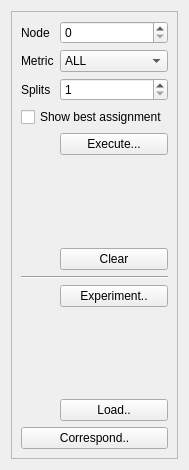
<?xml version="1.0" encoding="UTF-8"?>
<ui version="4.0">
 <class>ddtt_widget</class>
 <widget class="QWidget" name="ddtt_widget">
  <property name="geometry">
   <rect>
    <x>0</x>
    <y>0</y>
    <width>168</width>
    <height>470</height>
   </rect>
  </property>
  <property name="windowTitle">
   <string>Form</string>
  </property>
  <layout class="QVBoxLayout" name="verticalLayout">
   <item>
    <widget class="QFrame" name="frame">
     <property name="frameShape">
      <enum>QFrame::StyledPanel</enum>
     </property>
     <property name="frameShadow">
      <enum>QFrame::Raised</enum>
     </property>
     <layout class="QFormLayout" name="formLayout">
      <item row="4" column="1">
       <widget class="QPushButton" name="testButton">
        <property name="text">
         <string>Execute...</string>
        </property>
       </widget>
      </item>
      <item row="1" column="1">
       <widget class="QComboBox" name="metricBox">
        <item>
         <property name="text">
          <string>ALL</string>
         </property>
        </item>
        <item>
         <property name="text">
          <string>POSITIONAL</string>
         </property>
        </item>
        <item>
         <property name="text">
          <string>HEIGHT</string>
         </property>
        </item>
        <item>
         <property name="text">
          <string>ROTATIONAL</string>
         </property>
        </item>
        <item>
         <property name="text">
          <string>SCALING</string>
         </property>
        </item>
        <item>
         <property name="text">
          <string>STRUCTURE</string>
         </property>
        </item>
        <item>
         <property name="text">
          <string>DISTORTION</string>
         </property>
        </item>
       </widget>
      </item>
      <item row="1" column="0">
       <widget class="QLabel" name="label_2">
        <property name="text">
         <string>Metric</string>
        </property>
       </widget>
      </item>
      <item row="0" column="0">
       <widget class="QLabel" name="label">
        <property name="text">
         <string>Node</string>
        </property>
       </widget>
      </item>
      <item row="0" column="1">
       <widget class="QSpinBox" name="nodeIndex"/>
      </item>
      <item row="2" column="0">
       <widget class="QLabel" name="label_3">
        <property name="text">
         <string>Splits</string>
        </property>
       </widget>
      </item>
      <item row="2" column="1">
       <widget class="QSpinBox" name="splits">
        <property name="minimum">
         <number>1</number>
        </property>
        <property name="maximum">
         <number>512</number>
        </property>
       </widget>
      </item>
      <item row="3" column="0" colspan="2">
       <widget class="QCheckBox" name="bestAssign">
        <property name="text">
         <string>Show best assignment</string>
        </property>
       </widget>
      </item>
      <item row="7" column="0" colspan="2">
       <widget class="Line" name="line">
        <property name="orientation">
         <enum>Qt::Horizontal</enum>
        </property>
       </widget>
      </item>
      <item row="11" column="0" colspan="2">
       <widget class="QPushButton" name="correspondButton">
        <property name="text">
         <string>Correspond..</string>
        </property>
       </widget>
      </item>
      <item row="9" column="0" colspan="2">
       <spacer name="verticalSpacer_2">
        <property name="orientation">
         <enum>Qt::Vertical</enum>
        </property>
        <property name="sizeHint" stdset="0">
         <size>
          <width>20</width>
          <height>40</height>
         </size>
        </property>
       </spacer>
      </item>
      <item row="5" column="0" colspan="2">
       <spacer name="verticalSpacer">
        <property name="orientation">
         <enum>Qt::Vertical</enum>
        </property>
        <property name="sizeHint" stdset="0">
         <size>
          <width>20</width>
          <height>40</height>
         </size>
        </property>
       </spacer>
      </item>
      <item row="6" column="1">
       <widget class="QPushButton" name="clearButton">
        <property name="text">
         <string>Clear</string>
        </property>
       </widget>
      </item>
      <item row="10" column="1">
       <widget class="QPushButton" name="loadGraphs">
        <property name="text">
         <string>Load..</string>
        </property>
       </widget>
      </item>
      <item row="8" column="1">
       <widget class="QPushButton" name="experimentButton">
        <property name="text">
         <string>Experiment..</string>
        </property>
       </widget>
      </item>
     </layout>
    </widget>
   </item>
  </layout>
 </widget>
 <resources/>
 <connections/>
</ui>
